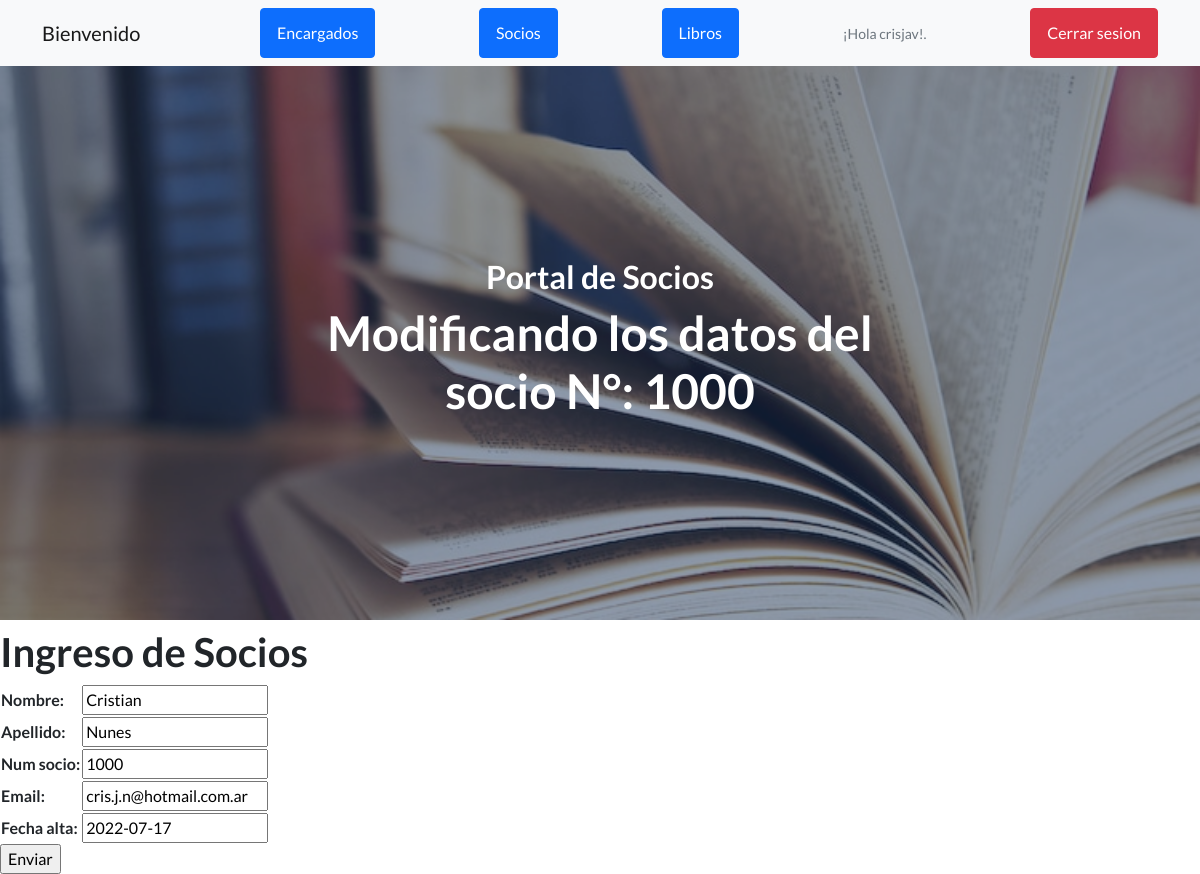
The page /app_biblioteca/editar_socio/1000 (signed in) on the database its author committed.
### app_biblioteca/models.py (models this page shows, shortened)
class Socio(models.Model):
    nombre=models.CharField(max_length=50)
    apellido=models.CharField(max_length=50)
    num_socio=models.IntegerField()
    email=models.EmailField()
    fecha_alta=models.DateField()

### app_biblioteca/views.py (the view)
# urls.py: path('editar_socio/<num_soc>', editar_socio, name='editar_socio'),
@login_required
def editar_socio(request, num_soc):
    socio = Socio.objects.get(num_socio=num_soc)
    if request.method == 'POST':
        form = Socio_Form(request.POST)
        if form.is_valid():
            info = form.cleaned_data
            socio.nombre = info['nombre']
            socio.apellido = info['apellido']
            socio.num_socio= info['num_socio']
            socio.email= info['email']
            socio.fecha_alta= info['fecha_alta']
            socio.save()
            return render (request, 'app_biblioteca/inicio.html')
    else:
        form = Socio_Form(initial={'nombre':socio.nombre, 'apellido':socio.apellido, 'num_socio':socio.num_socio, 'email':socio.email, 'fecha_alta':socio.fecha_alta})
    return render(request, 'app_biblioteca/editar_socio.html',{'formulario':form,'num_soc':num_soc})

### app_biblioteca/forms.py
class Socio_Form(forms.Form):
    nombre = forms.CharField(max_length=50)
    apellido = forms.CharField(max_length=50)
    num_socio=forms.IntegerField()
    email=forms.EmailField()
    fecha_alta=forms.DateField()

### app_biblioteca/templates/app_biblioteca/editar_socio.html (shortened to what this page needs)
{% extends 'app_biblioteca/inicio.html' %}
{% load static %}
{% block titulo %}
<h2>Portal de Socios</h2>
<h1>Modificando los datos del socio N°: {{ num_soc }} </h1>
{% endblock %}
{% block contenido_que_cambia %}
<h1>Ingreso de Socios</h1>
<form action="{% url 'editar_socio' num_soc %}" method="POST">{% csrf_token %}
    <table>
        {{ formulario.as_table }}
    </table>
    <input type="submit" value="Enviar">
</form>
</body>
{% endblock %}

### app_biblioteca/templates/app_biblioteca/inicio.html (shortened to what this page needs)
<!DOCTYPE html>
<html lang="en">
    <head>
        {% load static %}
        <link href="https://cdn.jsdelivr.net/npm/bootstrap-icons@1.5.0/font/bootstrap-icons.css" rel="stylesheet" type="text/css" />
        <link href="{% static 'app_biblioteca/css/styles.css' %}" rel="stylesheet" />
    </head>
    <body>
        <nav class="navbar navbar-light bg-light static-top">
            <div class="container">
                {% if not request.user.is_authenticated %}
                <a class="navbar-brand" href="{% url 'inicio' %}">Bienvenido</a>
                <a class="btn btn-danger" href="{% url 'login' %}">Iniciar Sesion</a>
                <a class="btn btn-primary" href="{% url 'register' %}">Registrarse</a>
                {% else %}
                <a class="navbar-brand" href="{% url 'inicio' %}">Bienvenido</a>
                <a class="btn btn-primary" href="{% url 'leer_encargados' %}">Encargados</a>
                <a class="btn btn-primary" href="{% url 'leer_socios' %}">Socios</a>
                <a class="btn btn-primary" href="{% url 'leer_libros' %}">Libros</a>
                <p class="text-muted small mb-4 mb-lg-0">¡Hola {{ request.user.username }}!.</p>
                <a class="btn btn-danger" href="{% url 'logout' %}">Cerrar sesion</a>
                {% endif %}
            </div>
        </nav>
        <header class="masthead"style="background-image: url({% static 'app_biblioteca/assets/img/libros.jpg' %})">
            <div class="container position-relative">
                <div class="row justify-content-center">
                    <div class="col-xl-6">
                        <div class="text-center text-white">
                            {% block titulo %}{% endblock %}
                        </div>
                    </div>
                </div>
            </div>
        </header>
        {% block contenido_que_cambia %}{% endblock %}
    </body>
</html>

### rows shown on the page
Socio: nombre "Cristian", apellido "Nunes", num_socio "1000", email "cris.j.n@hotmail.com.ar", fecha_alta "2022-07-17"

### other values the page prints
{{ request.user.username }} "crisjav"
{{ num_soc }} "1000"
